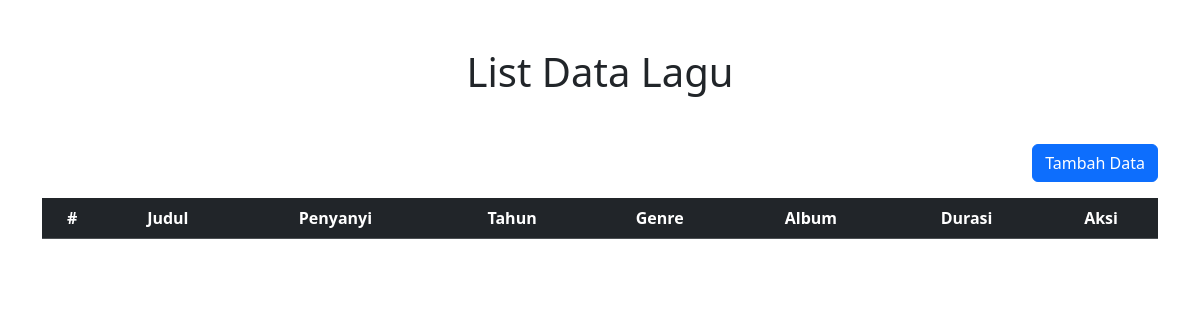
Before: / with the older database file.
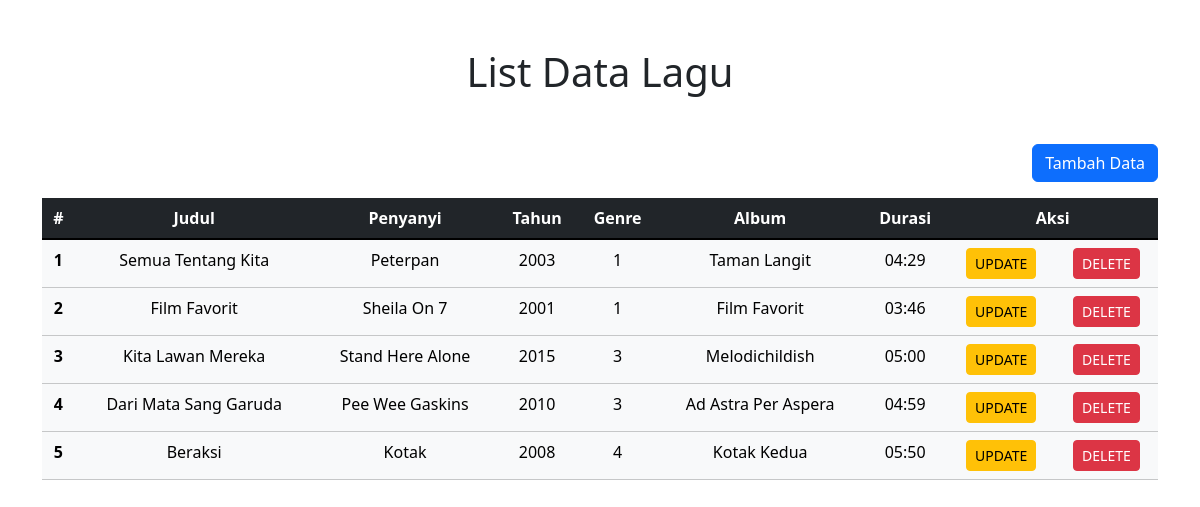
After: the same page with the newer database file.
### tables this page shows
CREATE TABLE `okky_lagu` (
  `idLagu` int(11) NOT NULL,
  `judul` varchar(255) NOT NULL,
  `penyanyi` varchar(255) NOT NULL,
  `tahun` varchar(10) NOT NULL,
  `genre` int(11) NOT NULL,
  `album` varchar(255) NOT NULL,
  `durasi` varchar(255) NOT NULL
);

### application/controllers/LaguController.php (called while the page is built, shortened)
<?php
class LaguController extends CI_Controller
{
    function __construct()
    {
        $this->load->model('Lagu_M');
    }
    function index()
    {
        $data['judul'] = "List Data Lagu";
        $data['lagu'] = $this->Lagu_M->get_lagu();
        $this->load->view('v_lagu', $data);
    }
}

### index.php (called while the page is built, shortened)
<?php
require_once BASEPATH.'core/CodeIgniter.php';

### application/models/Lagu_M.php (called while the page is built, shortened)
<?php
class Lagu_M extends CI_Model
{
    function get_lagu()
    {
        $this->db->select('*');
        $this->db->from('okky_lagu');
        $this->db->join('okky_genre_lagu', 'okky_genre_lagu.idGenre = okky_lagu.genre');
        return $this->db->get()->result();
    }
}

### application/views/v_lagu.php (the view, shortened to what this page needs)
<!doctype html>
<html lang="en">
<head>
    <link href="<?= base_url('bootstrap/bootstrap.min.css') ?>" rel="stylesheet">
</head>
<body>
    <h1 class="text-center mt-5"><?= $judul ?></h1>
    <div class="container mt-5">
        <div class="row">
            <div class="col-12 d-flex justify-content-end align-items-center">
                <a href="<?= base_url('tambahdata') ?>" class="btn btn-primary">Tambah Data</a>
            </div>
            <div class="col-12">
                <table class=" table table-light table-hover text-center mt-3">
                    <thead class="table-dark">
                        <tr>
                            <th scope="col">#</th>
                            <th scope="col">Judul</th>
                            <th scope="col">Penyanyi</th>
                            <th scope="col">Tahun</th>
                            <th scope="col">Genre</th>
                            <th scope="col">Album</th>
                            <th scope="col">Durasi</th>
                            <th scope="col" colspan="2">Aksi</th>
                        </tr>
                    </thead>
                    <tbody class="table-group-divider">
                        <?php $i = 1; ?>
                        <?php foreach ($lagu as $data) : ?>
                            <tr>
                                <th scope="row"><?= $i++ ?></th>
                                <td><?= $data->judul ?></td>
                                <td><?= $data->penyanyi ?></td>
                                <td><?= $data->tahun ?></td>
                                <td><?= $data->genre ?></td>
                                <td><?= $data->album ?></td>
                                <td><?= gmdate("i", $data->durasi) . ":" . gmdate("s", $data->durasi) ?></td>
                                <td><a href="<?= base_url('update/' . $data->idLagu); ?>" class="btn btn-sm btn-warning">UPDATE</a></td>
                                <td><a href="<?= base_url('delete/' . $data->idLagu); ?>" class="btn btn-sm btn-danger">DELETE</a></td>
                            </tr>
                        <?php endforeach; ?>
                    </tbody>
                </table>
            </div>
        </div>
    </div>
</body>
</html>

Changed rows visible on the page:
now on this page (row edited): okky_lagu: judul "Semua Tentang Kita", penyanyi "Peterpan", tahun "2003", genre "1", album "Taman Langit", durasi "04", durasi "29"
now on this page (row edited): okky_lagu: judul "Film Favorit", penyanyi "Sheila On 7", tahun "2001", genre "1", album "Film Favorit", durasi "03", durasi "46"
now on this page (row edited): okky_lagu: judul "Kita Lawan Mereka", penyanyi "Stand Here Alone", tahun "2015", genre "3", album "Melodichildish", durasi "05", durasi "00"
now on this page (row edited): okky_lagu: judul "Dari Mata Sang Garuda", penyanyi "Pee Wee Gaskins", tahun "2010", genre "3", album "Ad Astra Per Aspera", durasi "04", durasi "59"
added okky_lagu: judul "Beraksi", penyanyi "Kotak", tahun "2008", genre "4", album "Kotak Kedua", durasi "05", durasi "50"
